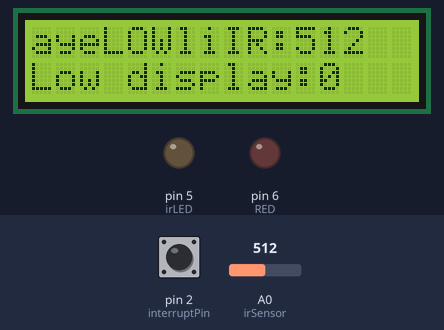
Simulated run of this sketch. Board: Arduino Uno, built with avr-gcc and run on an emulated ATmega328P. Shown: 16×2 character LCD, output pins drawn as LEDs (lit = HIGH). The test bench sets the inputs (shaded band); at power-on: pin 2 (interruptPin) HIGH, A0 (irSensor) = 512.

Above: at 1.2 s.
1.3 s: pin 2 (interruptPin) pulled LOW for 3.2 s
At 1.8 s:
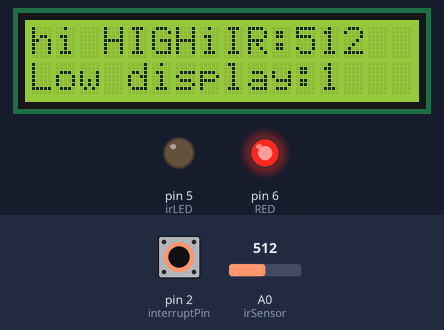
7.5 s: A0 (irSensor) set to 716
At 8.6 s:
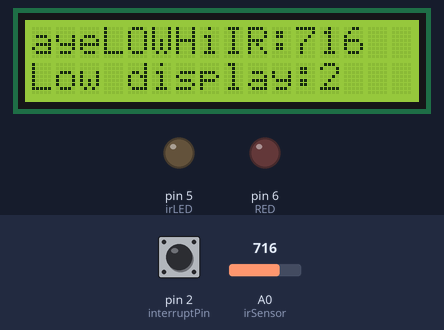
9.0 s: pin 2 (interruptPin) pulled LOW for 0.15 s
At 9.7 s:
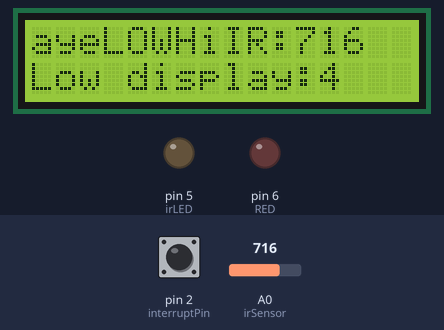
10.8 s: A0 (irSensor) set to 900
At 11.5 s:
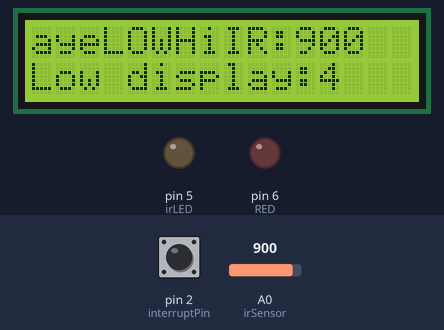
13.8 s: A0 (irSensor) set to 1023
At 14.2 s:
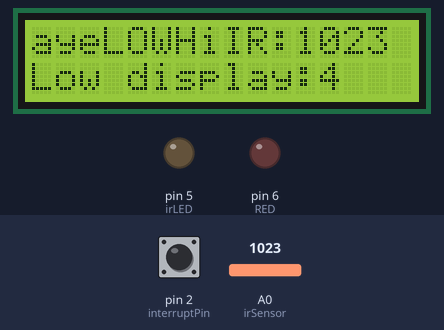
Timing chart, 0 to 16.3 s (numbered marks = the images above; inputs shaded):
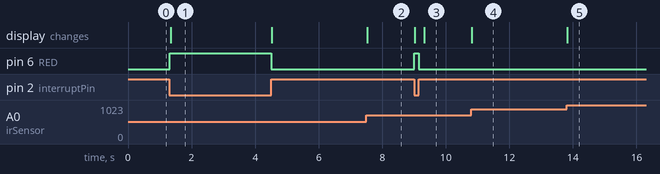

The sketch:

rewiresketch_jan08a.ino
```cpp
//www.diyusthad.com
#include <LiquidCrystal.h>

const int rs = 12, en = 11, d4 = 10, d5 = 9, d6 = 8, d7 = 7;
LiquidCrystal lcd(rs, en, d4, d5, d6, d7);

const byte interruptPin = 2;
volatile byte state = LOW;
volatile byte oldState = LOW;
volatile int counter = 0;
#define RED 6
#define irLED 5


const int irSensor = A0;
volatile int irSensorValue = 0;

void setup() {
  lcd.begin(16, 2);
  lcd.print("hi PJ line");
  lcd.setCursor(0,1);
  lcd.print("bye bye line");

  pinMode(interruptPin, INPUT_PULLUP);
  attachInterrupt(digitalPinToInterrupt(interruptPin), blink1, CHANGE);

  pinMode(RED, OUTPUT);
  pinMode(irLED, OUTPUT);
  digitalWrite(RED, LOW);
  digitalWrite(irLED, LOW);
}

void loop() {

  String numberString = String(counter);
  String lowString = String("Low display:"+numberString);

  irSensorValue = analogRead(irSensor);
  String irSensorString = String(irSensorValue);
  String hiString = String("IR:"+irSensorString);
  String clrHiString = String("IR:    ");

  if(state){
    lcd.setCursor(0,0);
    lcd.print("hi HIGH");

    digitalWrite(RED, HIGH);
  }else{
    lcd.setCursor(0,0);
    lcd.print("ayeLOW");

    digitalWrite(RED, LOW);
  }
  lcd.setCursor(0,1);
  lcd.print(lowString);
  lcd.setCursor(8,0);
  lcd.print(clrHiString);
  lcd.setCursor(8,0);
  lcd.print(hiString);

  if(state && (state != oldState)){
    flash();
  }
  oldState = state;

}

void blink1() {

  state = !state;
  counter++;
}


void flash(){
  for(int i=0; i<16; i++)
  {
    digitalWrite(irLED, HIGH);
    delayMicroseconds(11);
    digitalWrite(irLED, LOW);
    delayMicroseconds(11);
  }
  delayMicroseconds(7330);

  for(int i=0; i<16; i++)
  {
    digitalWrite(irLED, HIGH);
    delayMicroseconds(11);
    digitalWrite(irLED, LOW);
    delayMicroseconds(11);
  }
}
```

Measured:
- after the input at 1.3 s, pin 6 (RED): LOW → HIGH at once, → LOW 3.2 s later; the display: changes at once (image 1)
- after the input at 7.5 s, the display: changes at once (image 2)
- after the input at 9.0 s, pin 6 (RED): LOW → HIGH at once, → LOW 0.14 s later; the display: first changes at once (image 3 shows a later state)
- after the input at 10.8 s, the display: changes at once (image 4)
- after the input at 13.8 s, the display: changes at once (image 5)
